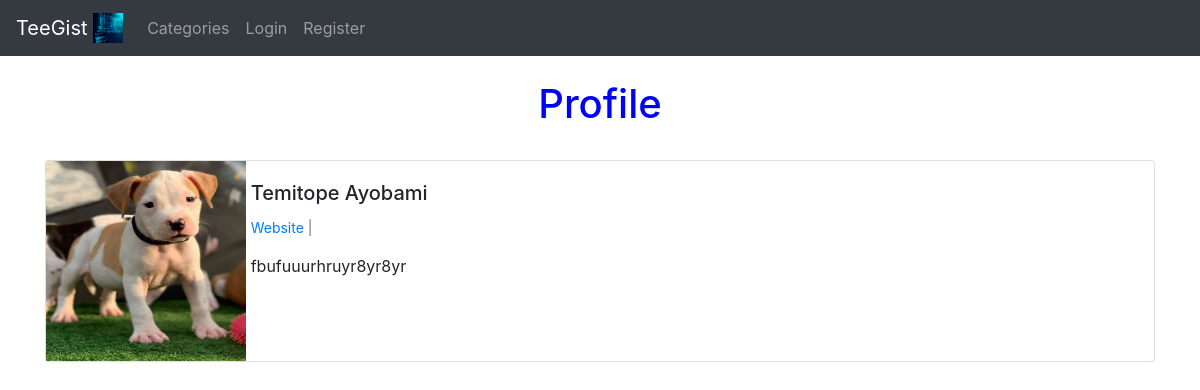
The app's page /members/10/profile/ with its own data.
### app_folder/models.py (models this page shows, shortened)
class Profile(models.Model):
    user = models.OneToOneField(User, null=True, blank=True, on_delete = models.CASCADE)
    bio = models.TextField()
    profile_pic = models.ImageField(null=True, blank=True, upload_to='images/profile/')
    website_url = models.CharField(max_length=250, null=True, blank=True)
    facebook_url = models.CharField(max_length=250, null=True, blank=True)
    instagram_url = models.CharField(max_length=250, null=True, blank=True)
    twitter_url = models.CharField(max_length=250, null=True, blank=True)
    linkedin_url = models.CharField(max_length=250, null=True, blank=True)

### members/views.py (the view)
# urls.py: path('<int:pk>/profile/', ShowProfilePageView.as_view(), name = 'show_profile_page'),
class ShowProfilePageView(DetailView):
    model = Profile
    template_name = 'registration/show_profile.html'
    def get_context_data(self, *args, **kwargs):
        users = Profile.objects.all()
        context = super(ShowProfilePageView, self).get_context_data(*args, **kwargs)
        page_user = get_object_or_404(Profile, id=self.kwargs['pk'])
        context["page_user"] = page_user
        return context

### members/templates/registration/show_profile.html (shortened to what this page needs)
{% extends 'blogs/base.html' %}
{% load static %}
{% block content %}
<br/>
<h1 class = "container " style = "color:blue; text-align:center;"> Profile </h1> <br/>
<div class="card mb-3" >
    <div class="row no-gutters">
      <div class="col-md-2">
        {% if page_user.profile_pic %}
        <img src="{{ page_user.profile_pic.url }}" height=200 width=200>
        {% else %}
        <img src = "{% static 'theblog/img/doom.png' %}">
        {% endif %}
      </div>
      <div class="col-md-10">
        <div class="card-body">
          <h5 class="card-title">
              {{ page_user.user.first_name }}
              {{ page_user.user.last_name}}
         </h5>
         <p class="small text-muted">
              {% if page_user.website_url %}
             <a href = "{{ page_user.website_url }}" target="_blank">Website
             </a> |
             {% endif %}
         </p>
          <p class="card-text">
              {{ page_user.bio }}
         </p>
        </div>
      </div>
    </div>
  </div>
{% endblock %}

### records on screen
Profile: profile_pic (picture), user.first_name "Temitope", user.last_name "Ayobami", bio "fbufuuurhruyr8yr8yr"
